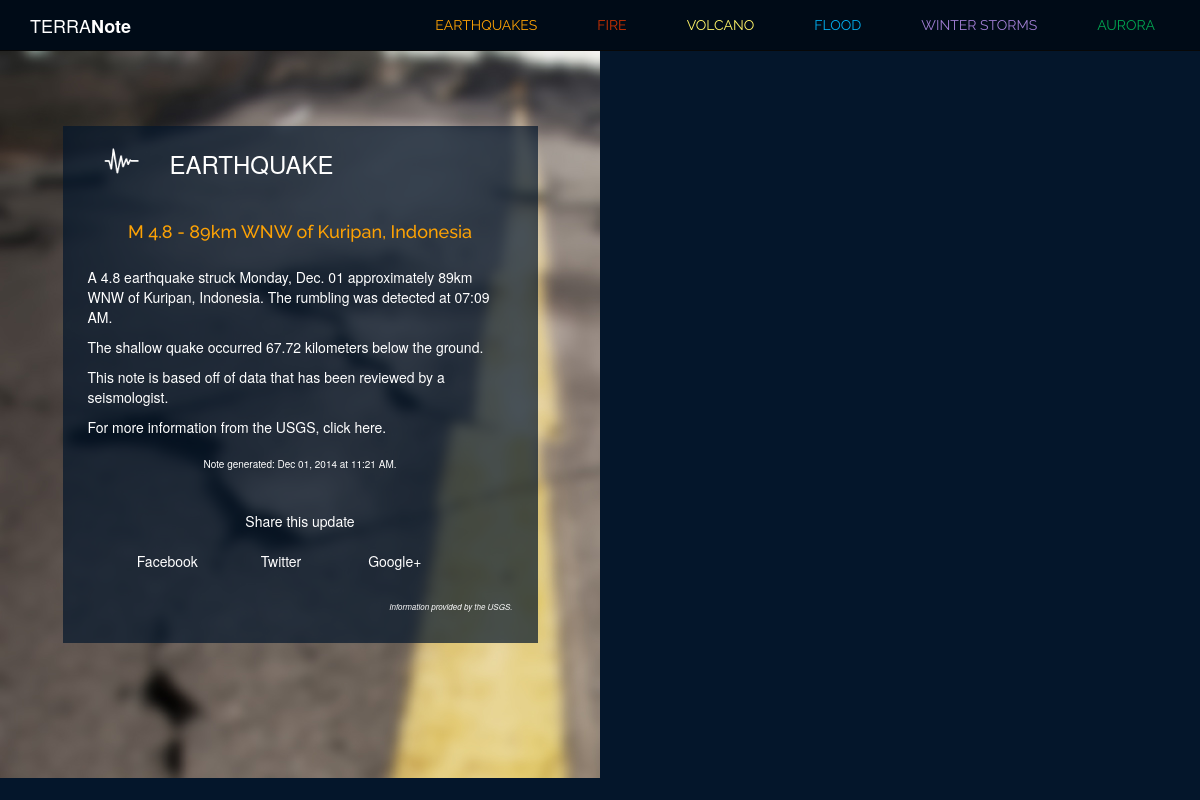
Screenshot of /quakes/usb000t1js with the database file from the repository.
### model.py (models this page shows)
class Quake(Base):
    __tablename__ = "quakes"
    quake_id = Column(String(50), primary_key = True)
    quake_title = Column(String, nullable = False)
    quake_type = Column(String(25), nullable = False)
    magnitude = Column(Float, nullable = False)
    place = Column(String, nullable = False)
    latitude = Column(Float, nullable = False)
    longitude = Column(Float, nullable = False)
    depth = Column(Float, nullable = False)
    quake_datetime = Column(DateTime, nullable = False)
    url = Column(String, nullable = False)
    seismictype = Column(String, nullable = False)
    status = Column(String, nullable = False)
    felt = Column(Integer, nullable = True)
    tsunami = Column(Integer, nullable = True)
    recordtime = Column(DateTime, nullable = False)

### note.py (the view)
@app.route("/quakes/<quake_id>")
def quake_note(quake_id):
	quake = Quake.query.get(quake_id)
	return render_template("quake.html", quake=quake)

### templates/quake.html (shortened to what this page needs)
{% extends 'base.html' %}
{% block body %}
<div class="notepage">
	<div class="col-sm-6" id="quake-background">
		<div class="col-sm-1"></div>
			<div class="col-sm-10"  id="note-background">
				<div class="note">
					{% if quake.seismictype == 'earthquake' %}
						<div class="row">
							<div class="header">
								<img class="icon" src="/static/images/quake-icon.png"/>
								<h3 class="type">EARTHQUAKE</h3>
							</div>
						</div>
						<div class="headline quake-orange">
							<h4>{{ quake.quake_title }}</h4>
						</div>
						<div class="summary">
							<p>A {{ quake.magnitude }} earthquake struck {{ quake.quake_datetime.strftime('%A') }}, {{ quake.quake_datetime.strftime('%b. %d') }} approximately {{ quake.place }}. The rumbling was detected at {{ quake.quake_datetime.strftime('%I:%M %p') }}.
								{% if quake.depth <= 70 %}
									<p>The shallow quake occurred {{ quake.depth }} kilometers below the ground.</p>
									{% elif quake.depth > 300 %}
									<p>The deep quake occurred {{ quake.depth }} kilometers below the earth's surface.</p>
									{% else %}
									<p>The quake happened {{ quake.depth }} kilometers below the ground.</p>
								{% endif %}
							<div class="review_status">
								{% if quake.status == 'automatic' %}
								<p>This note is based off of computer-generated data and has not yet been reviewed by a seismologist.</p>
								{% else %}
								<p>This note is based off of data that has been reviewed by a seismologist.</p>
								{% endif %}
								<p>For more information from the USGS, click <a href="{{ quake.url }}">here.</a></p>
							</div>
						</div>
						{% endif %}
					<div class="post-time">
						Note generated: {{ quake.recordtime.strftime('%b %d, %Y at %I:%M %p') }}.
					</div>
					<div class="share">
						<div class="row" id="share">
						Share this update
						</div>
						<div class="row">
							<div class="col-sm-1"></div>
                            <div class="col-sm-3"><a href="">Facebook</a></div>
                            <div class="col-sm-3"><a href="">Twitter</a></div>
                            <div class="col-sm-3"><a href="">Google+</a></div>
                            <div class="col-sm-2"></div>
						</div>
					</div>
					<div class="attribution">
						<em>Information provided by the USGS.</em>
					</div>
				</div>
			</div>
		<div class="col-sm-1"></div>
	</div>
	<div class="col-sm-6">
			<div class="row">
				<div id="single-map"></div>
			</div>
	</div>
</div>
{% endblock %}

### static/note.css (style rules this page uses)
body { background-color: #04162b; color: #FFFFFF }
a { color:inherit; text-decoration: none; }
.header { margin-bottom: 25px; }
.note { padding-left: 10px; padding-right: 10px; padding-bottom: 20px; color: #FFFFFF; }
.type { margin-left: 25px; padding-top: 5px; }
.headline { margin-top: 20px; margin-bottom: 25px; text-align: center; font-family: 'Raleway', sans-serif; font-weight: 800; }
.post-time { text-align: center; padding-top: 10px; padding-bottom: 10px; font-size: 10px; }
.share { padding-top: 10px; padding-bottom: 10px; text-align: center; }
.attribution { text-align: right; padding-top: 20px; padding-bottom: 10px; font-size: 8px; }
#note-background { margin-top: 75px; margin-bottom: 75px; background: rgba(4, 22, 43, 0.7); }
#share { padding-top: 20px; padding-bottom: 20px; text-align: center; }
img.icon { height: 30px; padding-right: 30px; padding-left: 30px; float: left; }
#single-map { width: 100%; height: 727px; }
#quake-background { background-image: url("/static/images/quake-blur-sfw.jpg"); height: 727px; }
.quake-orange { color: #fda204; }

### rows the page displays
Quake: quake_title "M 4.8 - 89km WNW of Kuripan, Indonesia", magnitude "4.8", quake_datetime "Monday", quake_datetime "Dec. 01", place "89km WNW of Kuripan, Indonesia", quake_datetime "07:09 AM", depth "67.72", recordtime "Dec 01, 2014 at 11:21 AM"
